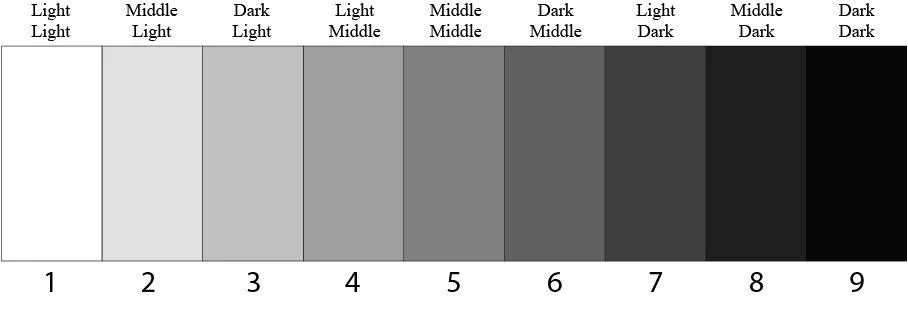
#> input picture ValueScale-numbers.webp, 908 x 325 px
$ python make_yellow.py ../ValueScale-numbers.webp out.png
#> lines starting #> are read from the running program, lines starting #| are printed output that depends on the picture
### common.py
from PIL import Image

def load_image(path):
#> called with path = '../ValueScale-numbers.webp'
    img = Image.open(path)
#> img is the input picture: PIL image 908x325 RGB; mean R, G, B 166.7, 166.7, 166.7
    img = img.convert("RGB")
    pixels = img.load()
    return (pixels, img)

def make_new_image(img):
    xnew_image = Image.new('RGB', (img.width, img.height))
#> xnew_image: PIL image 908x325 RGB; every value is 0
    new_image_pixels = xnew_image.load()
    return (new_image_pixels, xnew_image)

# [4 lines left out: function make_new_image_wh, not called in this run]

### owl/make_yellow.py
import sys
import os

inputfile = sys.argv[1]
outputfile = sys.argv[2]


# Get the parent directory and add it to sys.path
parent_dir = os.path.abspath(os.path.join(os.path.dirname(__file__), '..'))
sys.path.append(parent_dir)

from common import *

def make_rgb(img, pixels, r_npix, y_npix, b_npix):
    for x in range(img.width):
        for y in range(img.height):
            r, g, b = pixels[x, y]
            # print(r, g, b)
            r_npix[x,y] = (r, 0, 0)
            y_npix[x,y] = (0, g, 0)
            b_npix[x,y] = (0, 0, b)
            # print(npix[x,y])

if __name__ == '__main__':
    pixels, img = load_image(inputfile)
    r_npix, r_nimg = make_new_image(img)
    y_npix, y_nimg = make_new_image(img)
    b_npix, b_nimg = make_new_image(img)


    make_rgb(img, pixels, r_npix, y_npix, b_npix)

    r_nimg.save(f'red-{outputfile}.jpg')
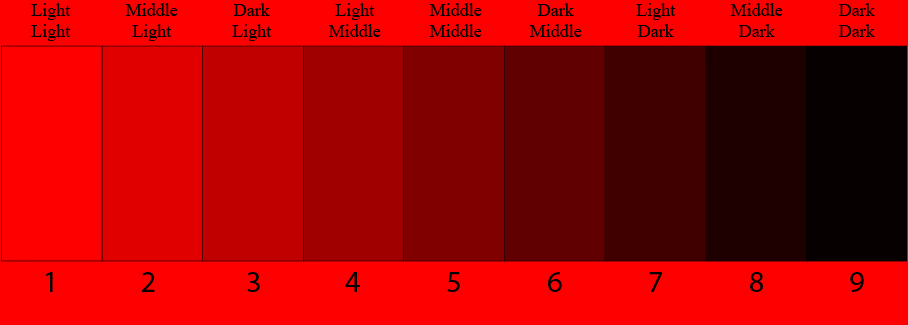
#> saved as red-out.png.jpg: PIL image 908x325 RGB; mean R, G, B 166.7, 0, 0
    y_nimg.save(f'yellow-{outputfile}.jpg')
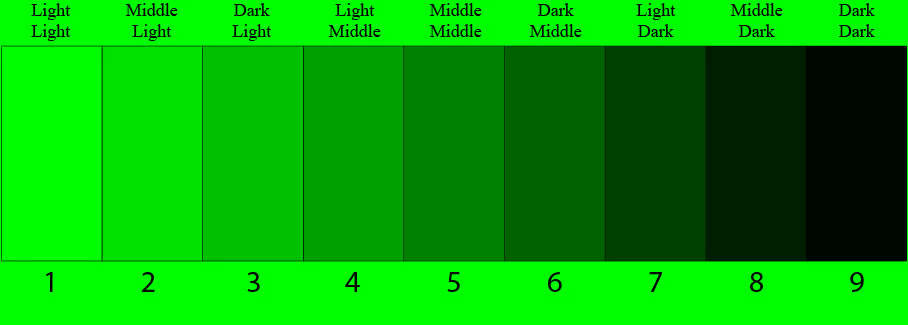
#> saved as yellow-out.png.jpg: PIL image 908x325 RGB; mean R, G, B 0, 166.7, 0
    b_nimg.save(f'blue-{outputfile}.jpg')
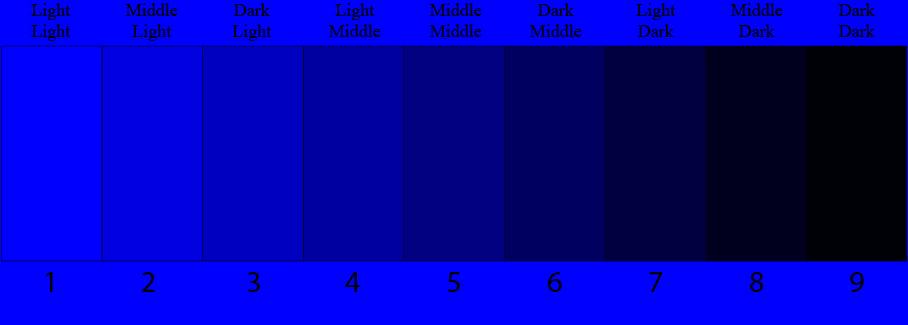
#> saved as blue-out.png.jpg: PIL image 908x325 RGB; mean R, G, B 0, 0, 166.7
